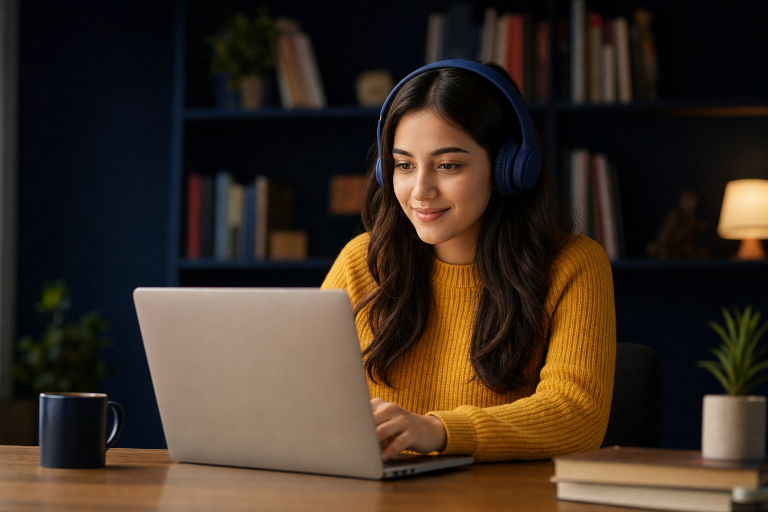
#> input picture img/hero-student.jpg, 1536 x 1024 px (shown at 1/2 size)
$ python -i avatar_utils.py   (imports and definitions only)
#> lines starting #> are read from the running program, lines starting #| are printed output that depends on the picture
from io import BytesIO

from django.core.files.base import ContentFile
from PIL import Image, ImageOps

AVATAR_SIZE = 512


def process_avatar(uploaded_file, crop=None):
    """
    Resize and optionally crop avatar to a square JPEG.
    crop: optional dict with x, y, size (0-1 normalized) from frontend editor.
    """
#> called with uploaded_file = '../../img/hero-student.jpg'
    img = Image.open(uploaded_file)
#> img is the input picture: PIL image 1536x1024 RGB; mean R, G, B 60.4, 46.6, 34.5
    img = ImageOps.exif_transpose(img)
    img = img.convert("RGB")

    if crop and all(k in crop for k in ("x", "y", "size")):
        w, h = img.size
        side = int(float(crop["size"]) * min(w, h))
        side = max(1, min(side, min(w, h)))
        left = int(float(crop["x"]) * w)
        top = int(float(crop["y"]) * h)
        left = max(0, min(left, w - side))
        top = max(0, min(top, h - side))
        img = img.crop((left, top, left + side, top + side))
    else:
        img = ImageOps.fit(img, (AVATAR_SIZE, AVATAR_SIZE), Image.Resampling.LANCZOS)
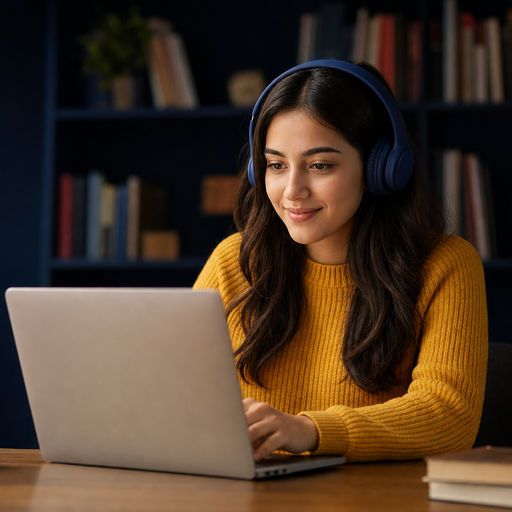
#> img: PIL image 512x512 RGB; mean R, G, B 74.1, 55.3, 39
        buf = BytesIO()
        img.save(buf, format="JPEG", quality=88, optimize=True)
        buf.seek(0)
#> (the run stopped early here; a loop or call above may not have finished)
